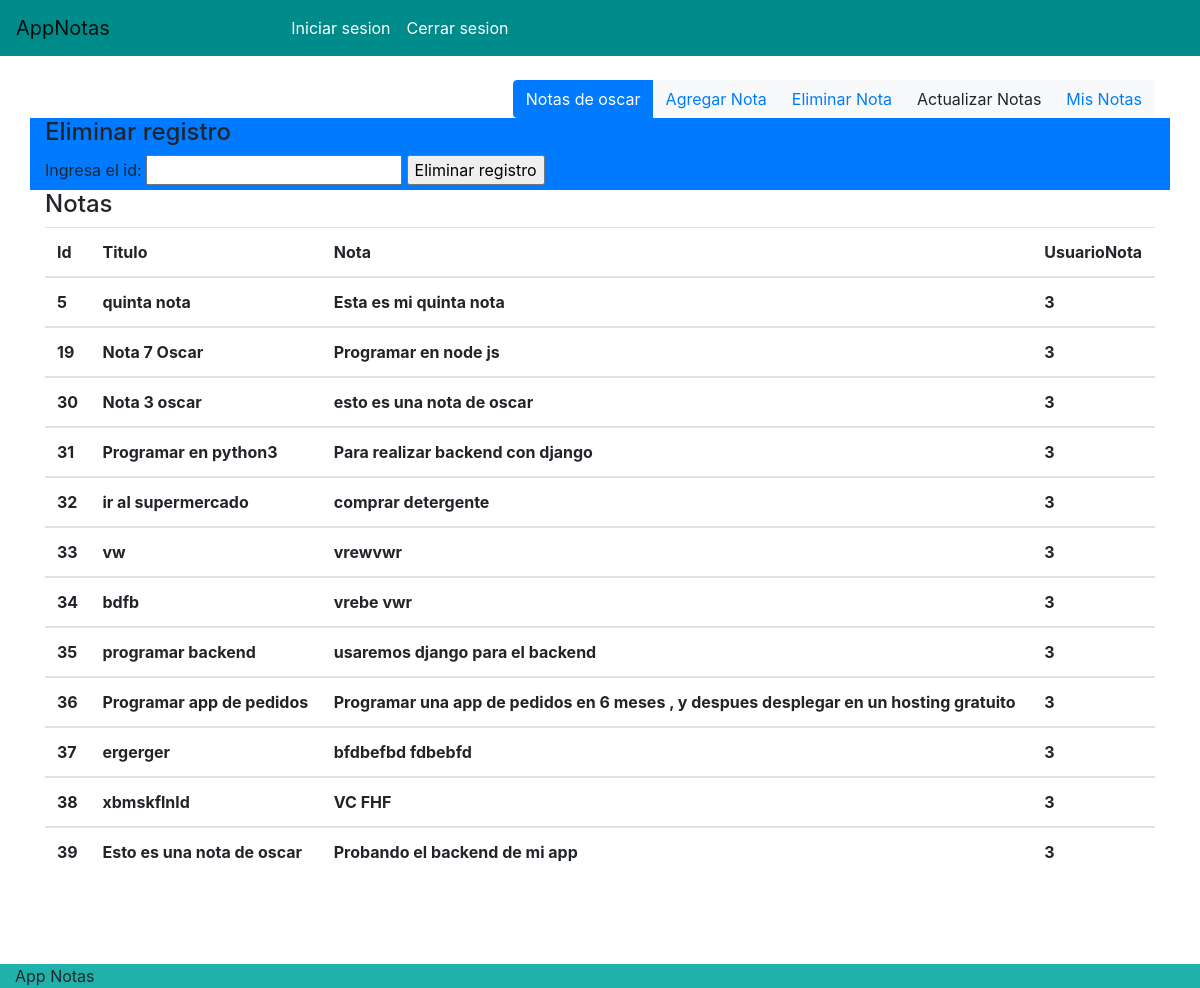
/eliminar/ (signed in), run on the app's committed database.
### app1/models.py (models this page shows)
class Notas(models.Model):
    usuarionotas=models.ForeignKey(User, on_delete=models.PROTECT  )
    titulo=models.CharField(max_length=100)
    nota=models.TextField()

### app1/views.py (the view)
# urls.py: path('eliminar/', views.eliminar),
def eliminar(request):
    if request.user.is_authenticated:
      userID=request.user.id
      notas=Notas.objects.filter(usuarionotas_id=userID)
    return render(request, "eliminar.html", {'notas':notas })

### app1/templates/eliminar.html (shortened to what this page needs)
<!DOCTYPE html>
<html lang="en">
<head>
    {% load bootstrap4 %}
    {% bootstrap_css %}
</head>
<body>
    <nav class="navbar navbar-expand-lg navbar-light " style="background-color: darkcyan;">
        <a class="navbar-brand" href="/">AppNotas</a>
        <div class="collapse navbar-collapse" id="navbarNavAltMarkup">
          <div class="navbar-nav">
            <a class="nav-item nav-link text-white " href="">Iniciar sesion </a>
            <a class="nav-item nav-link text-white" href="/logout">Cerrar sesion</a>
          </div>
        </div>
    </nav>
 <br>
 <div class="container d-flex flex-row-reverse ">
  <div class="btn-group " role="group" aria-label="Basic example " >
   <button type="button" class="btn btn-primary"> Notas de  {{ request.user.username  }}    </button>
    <button type="button" class="btn btn-light">  <a href="/addnota" >  Agregar Nota </a>  </button>
    <button type="button" class="btn btn-light"> <a href="/eliminar">      Eliminar Nota </a> </button>
    <button type="button" class="btn btn-light"  data-toggle="modal"  data-target="#exampleModalCenter">  Actualizar Notas</button>
     <button type="button" class="btn btn-light "> <a href="/misnotas" >  Mis Notas </a>   </button>
  </div>
 </div>
   <div class="container bg-primary">
    <h4>Eliminar registro</h4>
    <form  action="/eliminarnota/" method="POST">
    <label>Ingresa el id:</label>
    <input name="id1" >
    <input type="submit" value="Eliminar registro">
    </form>
  </div>
   <div class="container " style="background-color:">
    <h4>Notas </h4>
    {% if notas  %}
    <table class="table  table-white ">
      <thead>
        <tr>
          <th scope="col">Id</th>
          <th scope="col">Titulo</th>
          <th scope="col">Nota</th>
          <th scope="col">UsuarioNota</th>
        </tr>
      </thead>
      {% for items in notas %}
     <tbody>
       <tr>
        <th>{{items.id}}</th>
        <th> {{items.titulo}}</th>
        <th> {{items.nota}}</th>
        <th>{{items.usuarionotas_id}}</th>
       </tr>
     </tbody>
     {% endfor %}
    </table>
    {% else %}
    <p>No existen registros en la base de datos</p>
    {% endif %}
  </div>
    <br>
  <br>
  <br>
  <div class="container-fluid" style="background-color: lightseagreen;">
    App Notas
  </div>
</body>
</html>

### data on the page
Notas: id "5", titulo "quinta nota", nota "Esta es mi quinta nota", usuarionotas_id "3"
Notas: id "19", titulo "Nota 7 Oscar", nota "Programar en node js", usuarionotas_id "3"
Notas: id "30", titulo "Nota 3 oscar", nota "esto es una nota de oscar", usuarionotas_id "3"
Notas: id "31", titulo "Programar en python3", nota "Para realizar backend con django", usuarionotas_id "3"
Notas: id "32", titulo "ir al supermercado", nota "comprar detergente", usuarionotas_id "3"
Notas: id "33", titulo "vw", nota "vrewvwr", usuarionotas_id "3"
Notas: id "34", titulo "bdfb", nota "vrebe vwr", usuarionotas_id "3"
Notas: id "35", titulo "programar backend", nota "usaremos django para el backend", usuarionotas_id "3"
Notas: id "36", titulo "Programar app de pedidos", nota "Programar una app de pedidos en 6 meses , y despues desplegar en un hosting gratuito", usuarionotas_id "3"
Notas: id "37", titulo "ergerger", nota "bfdbefbd fdbebfd", usuarionotas_id "3"
Notas: id "38", titulo "xbmskflnld", nota "VC FHF", usuarionotas_id "3"
Notas: id "39", titulo "Esto es una nota de oscar", nota "Probando el backend de mi app", usuarionotas_id "3"

### other printed values
{{ request.user.username }} "oscar"
